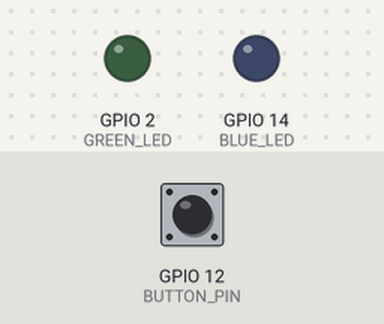
A sketch run on a simulated ESP32. Parts: output pins drawn as LEDs (lit = HIGH). Dashed ring = blinking. The inputs (shaded band) are chosen by the test bench; at power-on: GPIO 12 (BUTTON_PIN) HIGH. WiFi joins after 1.5 s; servers stay silent unless stated; uploads are accepted with an empty reply; the camera gives no picture; pins used as bus, display or sensor lines are not drawn; what the sketch prints to the serial monitor is not drawn.

Above: at 1.1 s.
At 4.0 s:
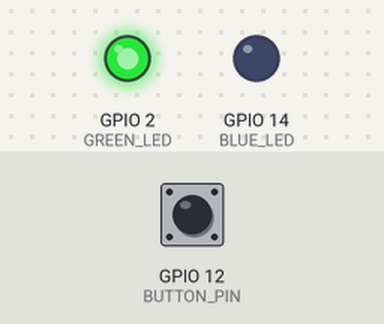
4.1 s: GPIO 12 (BUTTON_PIN) pulled LOW for 3.2 s
At 4.36 s:
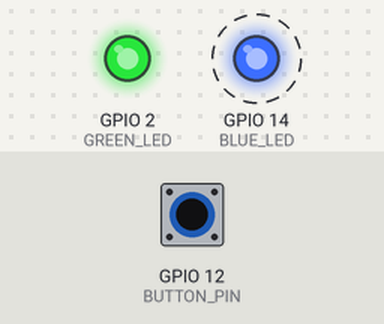
Timing chart, 0 to 9.0 s (numbered marks = the images above; inputs shaded):
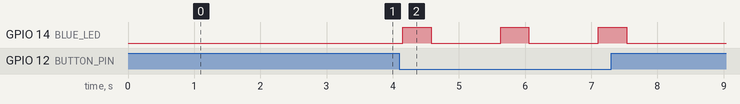

Measured:
- after the input at 4.1 s, GPIO 14 (BLUE_LED): alternates HIGH for 0.43 s and LOW for 1.1 s, 6 changes in all, then stays LOW, starting after 0.05 s

The sketch:

esp32cam_code.ino
```cpp
#include "esp_camera.h"
#include <WiFi.h>
#include <HTTPClient.h>
#include <WiFiClientSecure.h>

// —— CONFIG ——
const char* ssid = " ";
const char* password = " ";

// Replace with your live Render URL + /upload endpoint
const char* serverURL = "https://plant-detector-v82l.onrender.com/upload?cam=Cam1"; //Change Cam1 to desired name of camera / region

#define CAMERA_MODEL_AI_THINKER
#include "camera_pins.h"


// ⭐️ NEW: GPIO pin definitions
#define BUTTON_PIN 12
#define GREEN_LED 2
#define BLUE_LED 14

void sendToFlaskServer(camera_fb_t *fb) {
  if (!fb || !fb->buf) {
    Serial.println("❌ No frame to send!");
    return;
  }

  WiFiClientSecure client;
  client.setInsecure();  // Don't verify SSL certs

  HTTPClient http;
  http.begin(client, serverURL);
  http.addHeader("Content-Type", "image/jpeg");

  Serial.printf("📤 Sending image (%d bytes) to: %s\n", fb->len, serverURL);
  int res = http.POST(fb->buf, fb->len);

  Serial.print("📬 HTTP Response Code: ");
  Serial.println(res);

  if (res > 0) {
    String payload = http.getString();
    Serial.println("📩 Server Response:");
    Serial.println(payload);
  } else {
    Serial.println("🔥 Failed to send image!");
    Serial.println(http.errorToString(res));
  }

  http.end();
}

void connectToWiFi() {
  WiFi.begin(ssid, password);
  Serial.print("🔌 Connecting to WiFi");
  int attempts = 0;
  while (WiFi.status() != WL_CONNECTED && attempts < 20) {
    delay(500);
    Serial.print(".");
    attempts++;
  }

  if (WiFi.status() == WL_CONNECTED) {
    Serial.println("\n✅ WiFi connected!");
    Serial.print("📡 IP Address: ");
    Serial.println(WiFi.localIP());
    digitalWrite(GREEN_LED, HIGH);  // ⭐️ NEW
  } else {
    Serial.println("\n❌ Failed to connect to WiFi.");
    digitalWrite(GREEN_LED, LOW);   // ⭐️ NEW
  }
}

void setup() {
    pinMode(33, OUTPUT);   // Try 33 first
  digitalWrite(33, LOW); // LOW = ON for onboard LED (active low)
    pinMode(4, OUTPUT);   // Try 33 first
  digitalWrite(4, HIGH);
  digitalWrite(4, LOW);
  digitalWrite(4, HIGH);
  digitalWrite(4, LOW                                                         ); // LOW = ON for onboard LED (active low)

  Serial.begin(115200);
  delay(1000);

  // ⭐️ NEW: Setup LEDs and button
  pinMode(BUTTON_PIN, INPUT_PULLUP);
  pinMode(GREEN_LED, OUTPUT);
  pinMode(BLUE_LED, OUTPUT);
  pinMode(4, OUTPUT); // Flash already used
  digitalWrite(GREEN_LED, LOW);
  digitalWrite(BLUE_LED, LOW);

  connectToWiFi();

  // DON'T TOUCH CAMERA INIT – PSRAM cries if messed with 😭
  camera_config_t config;
  config.ledc_channel = LEDC_CHANNEL_0;
  config.ledc_timer = LEDC_TIMER_0;
  config.pin_d0 = Y2_GPIO_NUM;
  config.pin_d1 = Y3_GPIO_NUM;
  config.pin_d2 = Y4_GPIO_NUM;
  config.pin_d3 = Y5_GPIO_NUM;
  config.pin_d4 = Y6_GPIO_NUM;
  config.pin_d5 = Y7_GPIO_NUM;
  config.pin_d6 = Y8_GPIO_NUM;
  config.pin_d7 = Y9_GPIO_NUM;
  config.pin_xclk = XCLK_GPIO_NUM;
  config.pin_pclk = PCLK_GPIO_NUM;
  config.pin_vsync = VSYNC_GPIO_NUM;
  config.pin_href = HREF_GPIO_NUM;
  config.pin_sccb_sda = SIOD_GPIO_NUM;
  config.pin_sccb_scl = SIOC_GPIO_NUM;
  config.pin_pwdn = PWDN_GPIO_NUM;
  config.pin_reset = RESET_GPIO_NUM;
  config.xclk_freq_hz = 20000000;
  config.frame_size = FRAMESIZE_QVGA;
  config.pixel_format = PIXFORMAT_JPEG;
  config.grab_mode = CAMERA_GRAB_WHEN_EMPTY;
  config.fb_location = CAMERA_FB_IN_DRAM;
  config.jpeg_quality = 15;
  config.fb_count = 1;

  if (esp_camera_init(&config) != ESP_OK) {
    Serial.println("❌ Camera init failed!");
    while (true) delay(1000);
  }

  sensor_t *s = esp_camera_sensor_get();
  s->set_brightness(s, 2);
  s->set_contrast(s, 2);
  s->set_saturation(s, 2);
  s->set_gainceiling(s, (gainceiling_t)6);
  s->set_awb_gain(s, 1);
  s->set_exposure_ctrl(s, 1);
  s->set_aec2(s, 1);
  s->set_gain_ctrl(s, 1);
  s->set_bpc(s, 1);
  s->set_wpc(s, 1);
  s->set_whitebal(s, 1);
  s->set_wb_mode(s, 0);

  Serial.printf("📦 Free heap after init: %u bytes\n", ESP.getFreeHeap());
}

// Add these two variables right above your loop() function
unsigned long lastCaptureTime = 0;
const unsigned long captureInterval = 1200000; // 20 minutes in milliseconds

void loop() {
  // 1. Check if WiFi is still connected
  if (WiFi.status() != WL_CONNECTED) {
    digitalWrite(GREEN_LED, LOW); // Turn off green LED if WiFi disconnected
  } else {
    digitalWrite(GREEN_LED, HIGH); // Ensure green LED is ON if WiFi connected
  }

  // 2. Check conditions: Was the button pressed? OR has 20 minutes passed?
  bool buttonPressed = (digitalRead(BUTTON_PIN) == LOW);
  bool timerTriggered = (millis() - lastCaptureTime >= captureInterval);

  if (WiFi.status() == WL_CONNECTED && (buttonPressed || timerTriggered)) {

    if (buttonPressed) {
      delay(50); // Debounce the button
      Serial.println("📸 Button pressed! Capturing...");
    } else {
      Serial.println("⏱️ 20 minutes elapsed! Auto-capturing...");
    }

    // --- CAPTURE SEQUENCE ---
    digitalWrite(BLUE_LED, HIGH); // Turn on active LED
    digitalWrite(4, HIGH);        // Flash ON

    esp_camera_fb_return(esp_camera_fb_get());  // 🧼 Flush the old frame
    delay(100);  // Small delay to ensure next frame loads fresh
    camera_fb_t *fb = esp_camera_fb_get();  // Now capture

    if (!fb || !fb->buf) {
      Serial.println("❌ Capture failed");
    } else {
      Serial.println("✅ Image captured! Sending...");
      sendToFlaskServer(fb);
      esp_camera_fb_return(fb);
      Serial.printf("📦 Free heap after sending: %u bytes\n", ESP.getFreeHeap());
    }

    digitalWrite(BLUE_LED, LOW);  // Turn off active LED
    digitalWrite(4, LOW);         // Flash OFF

    // 3. ⭐️ RESET THE TIMER ⭐️
    // Whether triggered by button or timer, reset the stopwatch to 0
    lastCaptureTime = millis();

    delay(1000); // 1 second cooldown
  }
}
```

camera_pins.h
```cpp
// Camera pin definitions adapted from Espressif ESP32-CAM examples
// Currently using CAMERA_MODEL_AI_THINKER


#if defined(CAMERA_MODEL_WROVER_KIT)
#define PWDN_GPIO_NUM  -1
#define RESET_GPIO_NUM -1
#define XCLK_GPIO_NUM  21
#define SIOD_GPIO_NUM  26
#define SIOC_GPIO_NUM  27

#define Y9_GPIO_NUM    35
#define Y8_GPIO_NUM    34
#define Y7_GPIO_NUM    39
#define Y6_GPIO_NUM    36
#define Y5_GPIO_NUM    19
#define Y4_GPIO_NUM    18
#define Y3_GPIO_NUM    5
#define Y2_GPIO_NUM    4
#define VSYNC_GPIO_NUM 25
#define HREF_GPIO_NUM  23
#define PCLK_GPIO_NUM  22

#elif defined(CAMERA_MODEL_ESP_EYE)
#define PWDN_GPIO_NUM  -1
#define RESET_GPIO_NUM -1
#define XCLK_GPIO_NUM  4
#define SIOD_GPIO_NUM  18
#define SIOC_GPIO_NUM  23

#define Y9_GPIO_NUM    36
#define Y8_GPIO_NUM    37
#define Y7_GPIO_NUM    38
#define Y6_GPIO_NUM    39
#define Y5_GPIO_NUM    35
#define Y4_GPIO_NUM    14
#define Y3_GPIO_NUM    13
#define Y2_GPIO_NUM    34
#define VSYNC_GPIO_NUM 5
#define HREF_GPIO_NUM  27
#define PCLK_GPIO_NUM  25

#define LED_GPIO_NUM 22

#elif defined(CAMERA_MODEL_M5STACK_PSRAM)
#define PWDN_GPIO_NUM  -1
#define RESET_GPIO_NUM 15
#define XCLK_GPIO_NUM  27
#define SIOD_GPIO_NUM  25
#define SIOC_GPIO_NUM  23

#define Y9_GPIO_NUM    19
#define Y8_GPIO_NUM    36
#define Y7_GPIO_NUM    18
#define Y6_GPIO_NUM    39
#define Y5_GPIO_NUM    5
#define Y4_GPIO_NUM    34
#define Y3_GPIO_NUM    35
#define Y2_GPIO_NUM    32
#define VSYNC_GPIO_NUM 22
#define HREF_GPIO_NUM  26
#define PCLK_GPIO_NUM  21

#elif defined(CAMERA_MODEL_M5STACK_V2_PSRAM)
#define PWDN_GPIO_NUM  -1
#define RESET_GPIO_NUM 15
#define XCLK_GPIO_NUM  27
#define SIOD_GPIO_NUM  22
#define SIOC_GPIO_NUM  23

#define Y9_GPIO_NUM    19
#define Y8_GPIO_NUM    36
#define Y7_GPIO_NUM    18
#define Y6_GPIO_NUM    39
#define Y5_GPIO_NUM    5
#define Y4_GPIO_NUM    34
#define Y3_GPIO_NUM    35
#define Y2_GPIO_NUM    32
#define VSYNC_GPIO_NUM 25
#define HREF_GPIO_NUM  26
#define PCLK_GPIO_NUM  21

#elif defined(CAMERA_MODEL_M5STACK_WIDE)
#define PWDN_GPIO_NUM  -1
#define RESET_GPIO_NUM 15
#define XCLK_GPIO_NUM  27
#define SIOD_GPIO_NUM  22
#define SIOC_GPIO_NUM  23

#define Y9_GPIO_NUM    19
#define Y8_GPIO_NUM    36
#define Y7_GPIO_NUM    18
#define Y6_GPIO_NUM    39
#define Y5_GPIO_NUM    5
#define Y4_GPIO_NUM    34
#define Y3_GPIO_NUM    35
#define Y2_GPIO_NUM    32
#define VSYNC_GPIO_NUM 25
#define HREF_GPIO_NUM  26
#define PCLK_GPIO_NUM  21

#define LED_GPIO_NUM 2

#elif defined(CAMERA_MODEL_M5STACK_ESP32CAM)
#define PWDN_GPIO_NUM  -1
#define RESET_GPIO_NUM 15
#define XCLK_GPIO_NUM  27
#define SIOD_GPIO_NUM  25
#define SIOC_GPIO_NUM  23

#define Y9_GPIO_NUM    19
#define Y8_GPIO_NUM    36
#define Y7_GPIO_NUM    18
#define Y6_GPIO_NUM    39
#define Y5_GPIO_NUM    5
#define Y4_GPIO_NUM    34
#define Y3_GPIO_NUM    35
#define Y2_GPIO_NUM    17
#define VSYNC_GPIO_NUM 22
#define HREF_GPIO_NUM  26
#define PCLK_GPIO_NUM  21

#elif defined(CAMERA_MODEL_M5STACK_UNITCAM)
#define PWDN_GPIO_NUM  -1
#define RESET_GPIO_NUM 15
#define XCLK_GPIO_NUM  27
#define SIOD_GPIO_NUM  25
#define SIOC_GPIO_NUM  23

#define Y9_GPIO_NUM    19
#define Y8_GPIO_NUM    36
#define Y7_GPIO_NUM    18
#define Y6_GPIO_NUM    39
#define Y5_GPIO_NUM    5
#define Y4_GPIO_NUM    34
#define Y3_GPIO_NUM    35
#define Y2_GPIO_NUM    32
#define VSYNC_GPIO_NUM 22
#define HREF_GPIO_NUM  26
#define PCLK_GPIO_NUM  21

#elif defined(CAMERA_MODEL_M5STACK_CAMS3_UNIT)
#define PWDN_GPIO_NUM  -1
#define RESET_GPIO_NUM 21
#define XCLK_GPIO_NUM  11
#define SIOD_GPIO_NUM  17
#define SIOC_GPIO_NUM  41

#define Y9_GPIO_NUM    13
#define Y8_GPIO_NUM    4
#define Y7_GPIO_NUM    10
#define Y6_GPIO_NUM    5
#define Y5_GPIO_NUM    7
#define Y4_GPIO_NUM    16
#define Y3_GPIO_NUM    15
#define Y2_GPIO_NUM    6
#define VSYNC_GPIO_NUM 42
#define HREF_GPIO_NUM  18
#define PCLK_GPIO_NUM  12

#define LED_GPIO_NUM 14

#elif defined(CAMERA_MODEL_AI_THINKER)
#define PWDN_GPIO_NUM  32
#define RESET_GPIO_NUM -1
#define XCLK_GPIO_NUM  0
#define SIOD_GPIO_NUM  26
#define SIOC_GPIO_NUM  27

#define Y9_GPIO_NUM    35
#define Y8_GPIO_NUM    34
#define Y7_GPIO_NUM    39
#define Y6_GPIO_NUM    36
#define Y5_GPIO_NUM    21
#define Y4_GPIO_NUM    19
#define Y3_GPIO_NUM    18
#define Y2_GPIO_NUM    5
#define VSYNC_GPIO_NUM 25
#define HREF_GPIO_NUM  23
#define PCLK_GPIO_NUM  22

// 4 for flash led or 33 for normal led
#define LED_GPIO_NUM   4

#elif defined(CAMERA_MODEL_TTGO_T_JOURNAL)
#define PWDN_GPIO_NUM  0
#define RESET_GPIO_NUM 15
#define XCLK_GPIO_NUM  27
#define SIOD_GPIO_NUM  25
#define SIOC_GPIO_NUM  23

#define Y9_GPIO_NUM    19
#define Y8_GPIO_NUM    36
#define Y7_GPIO_NUM    18
#define Y6_GPIO_NUM    39
#define Y5_GPIO_NUM    5
#define Y4_GPIO_NUM    34
#define Y3_GPIO_NUM    35
#define Y2_GPIO_NUM    17
#define VSYNC_GPIO_NUM 22
#define HREF_GPIO_NUM  26
#define PCLK_GPIO_NUM  21

#elif defined(CAMERA_MODEL_XIAO_ESP32S3)
#define PWDN_GPIO_NUM  -1
#define RESET_GPIO_NUM -1
#define XCLK_GPIO_NUM  10
#define SIOD_GPIO_NUM  40
#define SIOC_GPIO_NUM  39

#define Y9_GPIO_NUM    48
#define Y8_GPIO_NUM    11
#define Y7_GPIO_NUM    12
#define Y6_GPIO_NUM    14
#define Y5_GPIO_NUM    16
#define Y4_GPIO_NUM    18
#define Y3_GPIO_NUM    17
#define Y2_GPIO_NUM    15
#define VSYNC_GPIO_NUM 38
#define HREF_GPIO_NUM  47
#define PCLK_GPIO_NUM  13

#elif defined(CAMERA_MODEL_ESP32_CAM_BOARD)
// The 18 pin header on the board has Y5 and Y3 swapped
#define USE_BOARD_HEADER 0
#define PWDN_GPIO_NUM    32
#define RESET_GPIO_NUM   33
#define XCLK_GPIO_NUM    4
#define SIOD_GPIO_NUM    18
#define SIOC_GPIO_NUM    23

#define Y9_GPIO_NUM 36
#define Y8_GPIO_NUM 19
#define Y7_GPIO_NUM 21
#define Y6_GPIO_NUM 39
#if USE_BOARD_HEADER
#define Y5_GPIO_NUM 13
#else
#define Y5_GPIO_NUM 35
#endif
#define Y4_GPIO_NUM 14
#if USE_BOARD_HEADER
#define Y3_GPIO_NUM 35
#else
#define Y3_GPIO_NUM 13
#endif
#define Y2_GPIO_NUM    34
#define VSYNC_GPIO_NUM 5
#define HREF_GPIO_NUM  27
#define PCLK_GPIO_NUM  25

#elif defined(CAMERA_MODEL_ESP32S3_CAM_LCD)
#define PWDN_GPIO_NUM  -1
#define RESET_GPIO_NUM -1
#define XCLK_GPIO_NUM  40
#define SIOD_GPIO_NUM  17
#define SIOC_GPIO_NUM  18

#define Y9_GPIO_NUM    39
#define Y8_GPIO_NUM    41
#define Y7_GPIO_NUM    42
#define Y6_GPIO_NUM    12
#define Y5_GPIO_NUM    3
#define Y4_GPIO_NUM    14
#define Y3_GPIO_NUM    47
#define Y2_GPIO_NUM    13
#define VSYNC_GPIO_NUM 21
#define HREF_GPIO_NUM  38
#define PCLK_GPIO_NUM  11

#elif defined(CAMERA_MODEL_ESP32S2_CAM_BOARD)
// The 18 pin header on the board has Y5 and Y3 swapped
#define USE_BOARD_HEADER 0
#define PWDN_GPIO_NUM    1
#define RESET_GPIO_NUM   2
#define XCLK_GPIO_NUM    42
#define SIOD_GPIO_NUM    41
#define SIOC_GPIO_NUM    18

#define Y9_GPIO_NUM 16
#define Y8_GPIO_NUM 39
#define Y7_GPIO_NUM 40
#define Y6_GPIO_NUM 15
#if USE_BOARD_HEADER
#define Y5_GPIO_NUM 12
#else
#define Y5_GPIO_NUM 13
#endif
#define Y4_GPIO_NUM 5
#if USE_BOARD_HEADER
#define Y3_GPIO_NUM 13
#else
#define Y3_GPIO_NUM 12
#endif
#define Y2_GPIO_NUM    14
#define VSYNC_GPIO_NUM 38
#define HREF_GPIO_NUM  4
#define PCLK_GPIO_NUM  3

#elif defined(CAMERA_MODEL_ESP32S3_EYE)
#define PWDN_GPIO_NUM  -1
#define RESET_GPIO_NUM -1
#define XCLK_GPIO_NUM  15
#define SIOD_GPIO_NUM  4
#define SIOC_GPIO_NUM  5

#define Y2_GPIO_NUM 11
#define Y3_GPIO_NUM 9
#define Y4_GPIO_NUM 8
#define Y5_GPIO_NUM 10
#define Y6_GPIO_NUM 12
#define Y7_GPIO_NUM 18
#define Y8_GPIO_NUM 17
#define Y9_GPIO_NUM 16

#define VSYNC_GPIO_NUM 6
#define HREF_GPIO_NUM  7
#define PCLK_GPIO_NUM  13

#elif defined(CAMERA_MODEL_DFRobot_FireBeetle2_ESP32S3) || defined(CAMERA_MODEL_DFRobot_Romeo_ESP32S3)
#define PWDN_GPIO_NUM  -1
#define RESET_GPIO_NUM -1
#define XCLK_GPIO_NUM  45
#define SIOD_GPIO_NUM  1
#define SIOC_GPIO_NUM  2

#define Y9_GPIO_NUM    48
#define Y8_GPIO_NUM    46
#define Y7_GPIO_NUM    8
#define Y6_GPIO_NUM    7
#define Y5_GPIO_NUM    4
#define Y4_GPIO_NUM    41
#define Y3_GPIO_NUM    40
#define Y2_GPIO_NUM    39
#define VSYNC_GPIO_NUM 6
#define HREF_GPIO_NUM  42
#define PCLK_GPIO_NUM  5

#else
#error "Camera model not selected"
#endif
```
